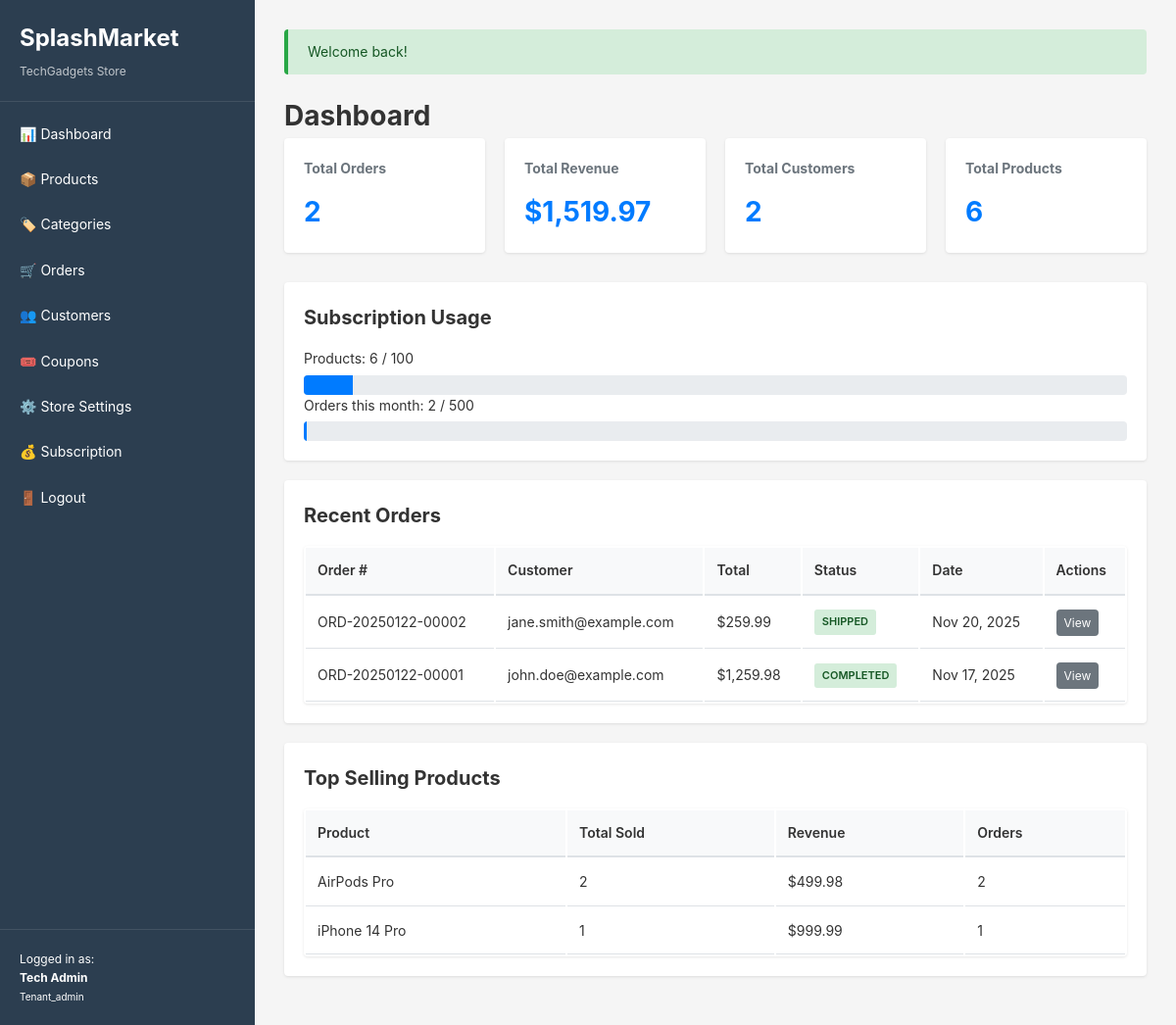
/dashboard (signed in), run on the app's committed database.
### tables this page shows
CREATE TABLE tenants (
    id INT UNSIGNED AUTO_INCREMENT PRIMARY KEY,
    store_name VARCHAR(255) NOT NULL,
    subdomain VARCHAR(100),
    logo VARCHAR(255),
    banner_image VARCHAR(255),
    store_description TEXT,
    contact_email VARCHAR(255),
    contact_phone VARCHAR(50),
    address TEXT,
    city VARCHAR(100),
    state VARCHAR(100),
    country VARCHAR(100),
    postal_code VARCHAR(20),
    currency VARCHAR(10) DEFAULT 'USD',
    theme_color VARCHAR(20),
    meta_title VARCHAR(255),
    meta_description TEXT,
    footer_text TEXT,
    api_key VARCHAR(100) UNIQUE,
    is_active TINYINT(1) NOT NULL DEFAULT 1,
    created_at DATETIME NOT NULL,
    updated_at DATETIME,
    INDEX idx_active (is_active),
    INDEX idx_subdomain (subdomain),
    INDEX idx_api_key (api_key)
);

CREATE TABLE orders (
    id INT UNSIGNED AUTO_INCREMENT PRIMARY KEY,
    tenant_id INT UNSIGNED NOT NULL,
    customer_id INT UNSIGNED,
    order_number VARCHAR(50) NOT NULL UNIQUE,
    customer_email VARCHAR(255) NOT NULL,
    subtotal DECIMAL(10,2) NOT NULL,
    shipping_cost DECIMAL(10,2) NOT NULL DEFAULT 0.00,
    discount_amount DECIMAL(10,2) NOT NULL DEFAULT 0.00,
    total_amount DECIMAL(10,2) NOT NULL,
    status ENUM('pending', 'confirmed', 'processing', 'shipped', 'completed', 'canceled', 'refunded') NOT NULL DEFAULT 'pending',
    payment_method VARCHAR(50),
    shipping_address TEXT,
    notes TEXT,
    created_at DATETIME NOT NULL,
    updated_at DATETIME,
    FOREIGN KEY (tenant_id) REFERENCES tenants(id) ON DELETE CASCADE,
    FOREIGN KEY (customer_id) REFERENCES customers(id) ON DELETE SET NULL,
    INDEX idx_tenant (tenant_id),
    INDEX idx_customer (customer_id),
    INDEX idx_order_number (order_number),
    INDEX idx_status (status),
    INDEX idx_created (created_at)
);

CREATE TABLE customers (
    id INT UNSIGNED AUTO_INCREMENT PRIMARY KEY,
    tenant_id INT UNSIGNED NOT NULL,
    first_name VARCHAR(100) NOT NULL,
    last_name VARCHAR(100) NOT NULL,
    email VARCHAR(255) NOT NULL,
    phone VARCHAR(50),
    password VARCHAR(255),
    created_at DATETIME NOT NULL,
    updated_at DATETIME,
    FOREIGN KEY (tenant_id) REFERENCES tenants(id) ON DELETE CASCADE,
    INDEX idx_tenant (tenant_id),
    INDEX idx_email (email)
);

### app/views/dashboard/index.php (the view)
<div class="dashboard">
    <h1>Dashboard</h1>
    <div class="stats-grid">
        <div class="stat-card">
            <h3>Total Orders</h3>
            <p class="stat-value"><?php echo number_format($stats['total_orders']); ?></p>
        </div>
        <div class="stat-card">
            <h3>Total Revenue</h3>
            <p class="stat-value"><?php echo money($stats['total_revenue']); ?></p>
        </div>
        <div class="stat-card">
            <h3>Total Customers</h3>
            <p class="stat-value"><?php echo number_format($stats['total_customers']); ?></p>
        </div>
        <div class="stat-card">
            <h3>Total Products</h3>
            <p class="stat-value"><?php echo number_format($stats['total_products']); ?></p>
        </div>
    </div>
    <?php if ($subscription && $usageStats): ?>
    <div class="section">
        <h2>Subscription Usage</h2>
        <div class="usage-stats">
            <div class="usage-bar">
                <label>Products: <?php echo $usageStats['products']['current']; ?> / <?php echo $usageStats['products']['limit']; ?></label>
                <div class="progress">
                    <div class="progress-bar" style="width: <?php echo min($usageStats['products']['percentage'], 100); ?>%"></div>
                </div>
            </div>
            <div class="usage-bar">
                <label>Orders this month: <?php echo $usageStats['orders']['current']; ?> / <?php echo $usageStats['orders']['limit']; ?></label>
                <div class="progress">
                    <div class="progress-bar" style="width: <?php echo min($usageStats['orders']['percentage'], 100); ?>%"></div>
                </div>
            </div>
        </div>
    </div>
    <?php endif; ?>
    <div class="section">
        <h2>Recent Orders</h2>
        <?php if (!empty($recentOrders)): ?>
        <table class="data-table">
            <thead>
                <tr>
                    <th>Order #</th>
                    <th>Customer</th>
                    <th>Total</th>
                    <th>Status</th>
                    <th>Date</th>
                    <th>Actions</th>
                </tr>
            </thead>
            <tbody>
                <?php foreach ($recentOrders as $order): ?>
                <tr>
                    <td><?php echo e($order['order_number']); ?></td>
                    <td><?php echo e($order['customer_email']); ?></td>
                    <td><?php echo money($order['total_amount']); ?></td>
                    <td><?php echo statusBadge($order['status']); ?></td>
                    <td><?php echo formatDate($order['created_at']); ?></td>
                    <td>
                        <a href="/orders/<?php echo $order['id']; ?>" class="btn btn-sm">View</a>
                    </td>
                </tr>
                <?php endforeach; ?>
            </tbody>
        </table>
        <?php else: ?>
        <p>No orders yet.</p>
        <?php endif; ?>
    </div>
    <?php if (!empty($topProducts)): ?>
    <div class="section">
        <h2>Top Selling Products</h2>
        <table class="data-table">
            <thead>
                <tr>
                    <th>Product</th>
                    <th>Total Sold</th>
                    <th>Revenue</th>
                    <th>Orders</th>
                </tr>
            </thead>
            <tbody>
                <?php foreach ($topProducts as $product): ?>
                <tr>
                    <td><?php echo e($product['product_name']); ?></td>
                    <td><?php echo number_format($product['total_quantity']); ?></td>
                    <td><?php echo money($product['total_revenue']); ?></td>
                    <td><?php echo number_format($product['order_count']); ?></td>
                </tr>
                <?php endforeach; ?>
            </tbody>
        </table>
    </div>
    <?php endif; ?>
</div>

### app/helpers/functions.php (shortened to what the rows shown need)
<?php
function e($string)
{
    return htmlspecialchars($string, ENT_QUOTES, 'UTF-8');
}
function baseUrl($path = '')
{
    $protocol = isset($_SERVER['HTTPS']) && $_SERVER['HTTPS'] === 'on' ? 'https' : 'http';
    $host = $_SERVER['HTTP_HOST'];
    $basePath = rtrim(dirname($_SERVER['SCRIPT_NAME']), '/');
    return $protocol . '://' . $host . $basePath . '/' . ltrim($path, '/');
}
function asset($path)
{
    return baseUrl('assets/' . ltrim($path, '/'));
}
function money($amount, $currency = 'USD')
{
    $symbols = [
        'USD' => '$',
        'EUR' => '€',
        'GBP' => '£'
    ];
    $symbol = isset($symbols[$currency]) ? $symbols[$currency] : $currency . ' ';
    return $symbol . number_format($amount, 2);
}
function formatDate($date, $format = 'M d, Y')
{
    return date($format, strtotime($date));
}
function statusBadge($status)
{
    $classes = [
        'pending' => 'badge-warning',
        'confirmed' => 'badge-info',
        'processing' => 'badge-primary',
        'shipped' => 'badge-success',
        'completed' => 'badge-success',
        'canceled' => 'badge-danger',
        'refunded' => 'badge-secondary',
        'draft' => 'badge-secondary',
        'published' => 'badge-success',
        'active' => 'badge-success',
        'inactive' => 'badge-secondary',
        'paid' => 'badge-success',
        'failed' => 'badge-danger'
    ];
    $class = isset($classes[$status]) ? $classes[$status] : 'badge-secondary';
    return '<span class="badge ' . $class . '">' . ucfirst($status) . '</span>';
}

### app/core/Router.php (shortened to what the rows shown need)
<?php
class Router
{
    private $routes = [];
    private function addRoute($method, $pattern, $controller, $name = null)
    {
        $this->routes[] = [
            'method' => $method,
            'pattern' => $pattern,
            'controller' => $controller,
            'name' => $name
        ];
    }
    public function dispatch($uri, $method)
    {
        $uri = strtok($uri, '?');
        $uri = '/' . trim($uri, '/');
        foreach ($this->routes as $route) {
            if ($route['method'] !== $method) {
                continue;
            }
            $pattern = $this->convertPatternToRegex($route['pattern']);
            if (preg_match($pattern, $uri, $matches)) {
                array_shift($matches);
                return $this->callController($route['controller'], $matches);
            }
        }
        exit;
    }
    private function convertPatternToRegex($pattern)
    {
        $pattern = str_replace('/', '\/', $pattern);
        $pattern = preg_replace('/:\w+/', '([^\/]+)', $pattern);
        return '/^' . $pattern . '$/';
    }
    private function callController($controller, $params = [])
    {
        list($controllerName, $method) = explode('@', $controller);
        $controllerInstance = new $controllerClass();
        return call_user_func_array([$controllerInstance, $method], $params);
    }
}

### app/views/layouts/admin.php (shortened to what the rows shown need)
<!DOCTYPE html>
<html lang="en">
<head>
    <link rel="stylesheet" href="<?php echo asset('css/admin.css'); ?>">
</head>
<body>
    <?php if (Auth::check()): ?>
    <div class="admin-layout">
        <aside class="sidebar">
            <div class="sidebar-header">
                <h1>SplashMarket</h1>
                <?php if (!Auth::isPlatformAdmin()): ?>
                    <?php $tenant = (new Tenant())->findById(Auth::tenantId()); ?>
                    <p class="store-name"><?php echo e($tenant['store_name']); ?></p>
                <?php endif; ?>
            </div>
            <nav class="sidebar-nav">
                <?php if (Auth::isPlatformAdmin()): ?>
                    <a href="/platform/dashboard" class="nav-item">
                        <span>📊</span> Dashboard
                    </a>
                    <a href="/platform/tenants" class="nav-item">
                        <span>🏪</span> Tenants
                    </a>
                    <a href="/platform/plans" class="nav-item">
                        <span>💳</span> Plans
                    </a>
                <?php else: ?>
                    <a href="/dashboard" class="nav-item">
                        <span>📊</span> Dashboard
                    </a>
                    <a href="/products" class="nav-item">
                        <span>📦</span> Products
                    </a>
                    <a href="/categories" class="nav-item">
                        <span>🏷️</span> Categories
                    </a>
                    <a href="/orders" class="nav-item">
                        <span>🛒</span> Orders
                    </a>
                    <a href="/customers" class="nav-item">
                        <span>👥</span> Customers
                    </a>
                    <a href="/coupons" class="nav-item">
                        <span>🎟️</span> Coupons
                    </a>
                    <?php if (Auth::isTenantAdmin()): ?>
                    <a href="/store/settings" class="nav-item">
                        <span>⚙️</span> Store Settings
                    </a>
                    <a href="/subscription" class="nav-item">
                        <span>💰</span> Subscription
                    </a>
                    <?php endif; ?>
                <?php endif; ?>
                <a href="/logout" class="nav-item">
                    <span>🚪</span> Logout
                </a>
            </nav>
            <div class="sidebar-footer">
                <p>Logged in as:<br><strong><?php echo e(Auth::user()['name']); ?></strong></p>
                <p><small><?php echo ucfirst(Auth::user()['role']); ?></small></p>
            </div>
        </aside>
        <main class="main-content">
            <?php
            $flashMessages = Session::getAllFlash();
            foreach ($flashMessages as $type => $message):
            ?>
            <div class="alert alert-<?php echo e($type); ?>">
                <?php echo e($message); ?>
            </div>
            <?php endforeach; ?>
            <?php echo $content; ?>
        </main>
    </div>
    <?php else: ?>
        <?php echo $content; ?>
    <?php endif; ?>
</body>
</html>

### data on the page
tenants: store_name "TechGadgets Store"
orders: order_number "ORD-20250122-00002", customer.email "jane.smith@example.com", total_amount "$259.99", status "SHIPPED", created_at "Nov 20, 2025"
orders: order_number "ORD-20250122-00001", customer.email "john.doe@example.com", total_amount "$1,259.98", status "COMPLETED", created_at "Nov 17, 2025"

### other printed values
$message "Welcome back!"
$stats['total_orders'] "2"
money($stats['total_revenue']) "$1,519.97"
$stats['total_customers'] "2"
$stats['total_products'] "6"
$usageStats['products']['current'] "6"
$usageStats['products']['limit'] "100"
$usageStats['orders']['current'] "2"
$usageStats['orders']['limit'] "500"
$product['product_name'] "AirPods Pro"
$product['total_quantity'] "2"
money($product['total_revenue']) "$499.98"
$product['order_count'] "2"
$product['product_name'] "iPhone 14 Pro"
$product['total_quantity'] "1"
